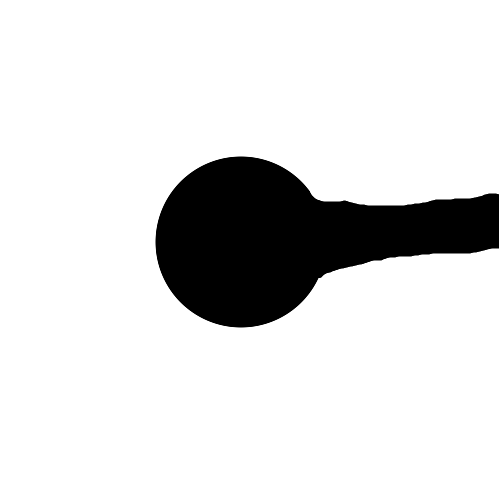
#> input picture Images/1.png, 499 x 480 px, found by its file name
$ python localisation.py
#> lines starting #> are read from the running program, lines starting #| are printed output that depends on the picture; after the words box and inside, x2 and y2 are one past the last pixel; in counts of white or black regions, pixels touching at a corner belong together
### Backup30_15&25/plane.py
#!/usr/bin/env python3
"""
Conical mirror wide-angle image/video unwrapper module.

Pipeline (OpenCV-optimized, one-pass by default):
- Build one inverse remap from the requested square top-view directly to the
  original wide-angle source frame (build_combined_maps).
- Sample via cv2.remap — faster and sharper than the old two-stage numpy path.

The old two-stage numpy path (correct_lens + unwrap_cone + sample_bilinear)
is preserved for debug/tune utilities and can be forced via use_opencv=False.

Usage as module:
    from plane import unwrap_image, debug_parameters

    unwrap_image("input.jpg", cx=575, cy=457, outer_r=412)
    unwrap_image("input.jpg", cx=575, cy=457, outer_r=412, use_opencv=False)  # old path
    unwrap_image(use_camera=True, cx=575, cy=457, outer_r=412)               # from PiCamera
    debug_parameters("input.jpg", cx=575, cy=457, outer_r=412)  # interactive tuning
"""

from __future__ import annotations

import argparse
import math
import sys
from pathlib import Path
from typing import Tuple, Optional, Union
import numpy as np
from PIL import Image, ImageOps

try:
    import cv2
    HAS_CV2 = True
except ImportError:
    HAS_CV2 = False

try:
    import matplotlib.pyplot as plt
    HAS_MATPLOTLIB = True
except ImportError:
    HAS_MATPLOTLIB = False


DEFAULTS = {
    "cx": 1240,
    "cy": 949,
    "outer_r": 840.0,
    "rotation_deg": -2.0,
    "top_size": 900,
    "field_scale": 0.70,
    "lens_deg": -81.86,
    "cone_power": 2.245,
}

JPEG_EXTENSIONS = {".jpg", ".jpeg", ".jpe"}
VIDEO_EXTENSIONS = {".mp4", ".m4v", ".mov", ".avi", ".mkv", ".webm"}
IMAGE_EXTENSIONS = {".png", ".jpg", ".jpeg", ".jpe", ".bmp", ".tif", ".tiff", ".webp"}


# ============================================================================
# PiCamera helper (lazy initialization)
# ============================================================================

# [25 lines left out: functions _create_picam2, parse_rgb, not called in this run]


def is_video_path(path: Path) -> bool:
    return path.suffix.lower() in VIDEO_EXTENSIONS


def is_image_path(path: Path) -> bool:
    return path.suffix.lower() in IMAGE_EXTENSIONS


# ============================================================================
# OpenCV helpers (ported from unwrapper_opencv.py)
# ============================================================================

def rgb_to_bgr(rgb: Tuple[int, int, int]) -> Tuple[int, int, int]:
    return (rgb[2], rgb[1], rgb[0])


def border_value_for_channels(rgb: Tuple[int, int, int], channels: int) -> Tuple[int, ...]:
    bgr = rgb_to_bgr(rgb)
    if channels == 1:
        gray = int(round(0.114 * bgr[0] + 0.587 * bgr[1] + 0.299 * bgr[2]))
        return (gray,)
    if channels == 2:
        gray = int(round(0.114 * bgr[0] + 0.587 * bgr[1] + 0.299 * bgr[2]))
        return (gray, 255)
    if channels == 4:
        return (*bgr, 255)
    return bgr


# [16 lines left out: functions ensure_video_bgr, composite_alpha_to_bgr, not called in this run]


def remap_frame(
    frame: np.ndarray,
    map_x: np.ndarray,
    map_y: np.ndarray,
    background_rgb: Tuple[int, int, int],
    interpolation: int = cv2.INTER_LINEAR,
) -> np.ndarray:
    channels = 1 if frame.ndim == 2 else frame.shape[2]
    return cv2.remap(
        frame,
        map_x,
        map_y,
        interpolation=interpolation,
        borderMode=cv2.BORDER_CONSTANT,
        borderValue=border_value_for_channels(background_rgb, channels),
    )


# ============================================================================
# Core math (shared between numpy and OpenCV paths)
# ============================================================================

def lens_distorted_radius(ru_norm: np.ndarray, lens_deg: float) -> np.ndarray:
    """Map corrected normalized radius to source distorted normalized radius."""
    r = np.maximum(ru_norm, 0.0)
    if abs(lens_deg) < 1e-9:
        return r
    angle = abs(lens_deg) * math.pi / 180.0
    limited = min(angle, math.pi / 2.0 - 0.01)
    if lens_deg > 0:
        return np.tan(r * limited) / math.tan(limited)
    return np.arctan(r * math.tan(limited)) / limited


# ============================================================================
# OpenCV remap maps
# ============================================================================

# [67 lines left out: functions build_lens_maps, build_unwrap_maps, not called in this run]


def build_combined_maps(
    top_size: int,
    source_width: int,
    source_height: int,
    cx: float,
    cy: float,
    outer_r: float,
    rotation_deg: float,
    field_scale: float,
    lens_deg: float,
    cone_power: float,
) -> tuple[np.ndarray, np.ndarray]:
    """
    One-pass inverse map from square top-view pixels directly to the original frame.
    Combines lens correction and cone unwrap analytically — sharper and faster
    than the two-stage path.
    """
    size = int(round(top_size))
    center = (size - 1.0) / 2.0
    rotation = math.radians(rotation_deg)
    x_coords = np.arange(size, dtype=np.float32)
    y_coords = np.arange(size, dtype=np.float32)
    xx, yy = np.meshgrid(x_coords, y_coords)
    px = ((xx - center) / center) * field_scale
    py = ((yy - center) / center) * field_scale
    r_plane = np.sqrt(px * px + py * py)
    theta = np.arctan2(py, px) + rotation
    r_corrected = np.power(r_plane, cone_power) * outer_r
    r_distorted = lens_distorted_radius(r_corrected / outer_r, lens_deg) * outer_r
    map_x = cx + r_distorted * np.cos(theta)
    map_y = cy + r_distorted * np.sin(theta)
    invalid = (
        (r_plane > 1.0) |
        (map_x < 0.0) |
        (map_y < 0.0) |
        (map_x > source_width - 1.0) |
        (map_y > source_height - 1.0)
    )
    map_x = np.where(invalid, -1.0, map_x).astype(np.float32, copy=False)
    map_y = np.where(invalid, -1.0, map_y).astype(np.float32, copy=False)
    return map_x, map_y


# ============================================================================
# PIL image I/O (kept for save_image)
# ============================================================================
# [314 lines left out: functions save_image, save_cv_image, unwrap_image, debug_parameters, build_parser, validate_args and 2 more, not called in this run]


# [3 lines that do not run on import are left out]

### Backup30_15&25/localisation.py
#!/usr/bin/env python3
"""
Localization using conical mirror unwrapping and optical flow tracking.
Tracks X, Y displacement and rotation angle relative to starting position.
Supports optional ROI mask (black areas are ignored for feature detection).
Uses the optimized one-pass OpenCV remap from plane.py (build_combined_maps).
"""
import cv2
import numpy as np
import time
from pathlib import Path
import sys

sys.path.append(str(Path(__file__).parent))
from plane import (build_combined_maps, remap_frame, DEFAULTS)


def load_roi_mask(roi_source, target_size: int) -> np.ndarray | None:
    """Load and prepare an ROI mask for feature detection."""
#> called with roi_source = 'Images/1.png', target_size = 400
    if roi_source is None:
        return None
    if isinstance(roi_source, (str, Path)):
        mask = cv2.imread(str(roi_source), cv2.IMREAD_GRAYSCALE)
#> mask is the input picture: shape (480, 499); min 0, max 255, mean 219.9
        if mask is None:
            print(f"Warning: could not load ROI from {roi_source}, ignoring")
            return None
    elif isinstance(roi_source, np.ndarray):
        if len(roi_source.shape) == 3:
            mask = cv2.cvtColor(roi_source, cv2.COLOR_BGR2GRAY)
        else:
            mask = roi_source.copy()
    else:
        return None
    if mask.shape[0] != target_size or mask.shape[1] != target_size:
        mask = cv2.resize(mask, (target_size, target_size), interpolation=cv2.INTER_NEAREST)
#> mask: shape (400, 400)
    _, mask = cv2.threshold(mask, 10, 255, cv2.THRESH_BINARY)
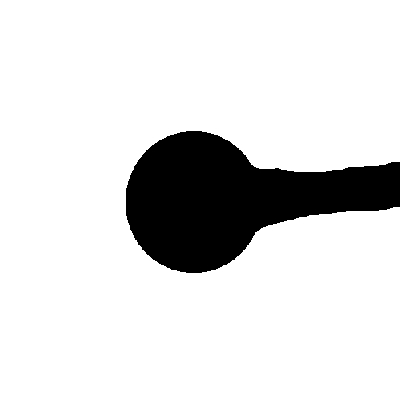
#> mask: shape (400, 400); 86.4% white; 1 black region, box (x1, y1, x2, y2) and area: (126, 131, 400, 273) 21752
    return mask


class ConicalLocalization:
    def __init__(self,
            cx: float = DEFAULTS["cx"],
            cy: float = DEFAULTS["cy"],
            outer_r: float = DEFAULTS["outer_r"],
            lens_deg: float = DEFAULTS["lens_deg"],
            cone_power: float = DEFAULTS["cone_power"],
            rotation_deg: float = DEFAULTS["rotation_deg"],
            top_size: int = DEFAULTS["top_size"],
            field_scale: float = DEFAULTS["field_scale"],
            roi: str | Path | np.ndarray | None = None,
            debug_mode: bool = True,
            background: tuple[int, int, int] = (0, 0, 0),
            interpolation: int = cv2.INTER_LINEAR,

            # New parameters for point filtering
            roi_margin: int = 10,      # Distance from ROI boundary to filter points
            edge_margin: int = 15,     # Distance from image edges to filter points
            min_features: int = 10,):    # Minimum features before re-detection

        self.cx = cx
        self.cy = cy
        self.outer_r = outer_r
        self.lens_deg = lens_deg
        self.cone_power = cone_power
        self.rotation_deg = rotation_deg
        self.top_size = top_size
        self.field_scale = field_scale
        self.debug_mode = debug_mode
        self.background = background
        self.interpolation = interpolation

        # Point filtering parameters
        self.roi_margin = roi_margin
        self.edge_margin = edge_margin
        self.min_features = min_features

        # Remap maps (built lazily on first frame)
        self.combined_map_x = None
        self.combined_map_y = None

        # ROI mask
        self.roi_mask = load_roi_mask(roi, top_size)
        if self.roi_mask is not None:
            active = int(np.count_nonzero(self.roi_mask))
#> active = 138248
            total = self.roi_mask.shape[0] * self.roi_mask.shape[1]
            print(f"ROI mask loaded: {active}/{total} ({100*active/total:.1f}%) active")
#| ROI mask loaded: 138248/160000 (86.4%) active
            # Erode ROI mask by roi_margin to create safe zone
            if roi_margin > 0:
                kernel = np.ones((roi_margin*2+1, roi_margin*2+1), np.uint8)
                self.roi_safe = cv2.erode(self.roi_mask, kernel, iterations=1)
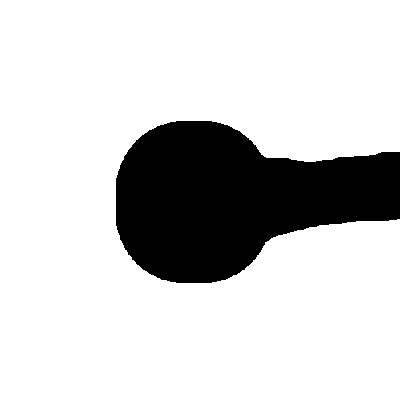
#> self.roi_safe: shape (400, 400); 81.2% white; 1 black region
            else:
                self.roi_safe = self.roi_mask.copy()
        else:
            print("No ROI mask - all areas active")
            self.roi_safe = None

        # Optical flow parameters
        self.feature_params = dict(
            maxCorners=150,
            qualityLevel=0.3,
            minDistance=15,
            blockSize=12
        )
        self.lk_params = dict(
            winSize=(15, 15),
            maxLevel=2,
            criteria=(cv2.TERM_CRITERIA_EPS | cv2.TERM_CRITERIA_COUNT, 10, 0.07)
        )

        # State
        self.prev_gray = None
        self.p0 = None
        self.last_update_time = None
        self.frame_count = 0
        self.total_x = 0.0
        self.total_y = 0.0
        self.total_rotation = 0.0
        self.mask = None

    def _build_maps(self, frame_width: int, frame_height: int) -> None:
        """Build combined remap maps for the given source frame size."""
        self.combined_map_x, self.combined_map_y = build_combined_maps(
            top_size=self.top_size,
            source_width=frame_width,
            source_height=frame_height,
            cx=self.cx,
            cy=self.cy,
            outer_r=self.outer_r,
            rotation_deg=self.rotation_deg,
            field_scale=self.field_scale,
            lens_deg=self.lens_deg,
            cone_power=self.cone_power,
        )
        print(f"Remap maps built: source={frame_width}x{frame_height}, top={self.top_size}x{self.top_size}")

    def unwrap_frame(self, frame: np.ndarray) -> np.ndarray:
        """Unwrap a single frame using the one-pass OpenCV remap."""

        if self.combined_map_x is None:
            h, w = frame.shape[:2]
            self._build_maps(w, h)
        unwrapped = remap_frame(
            frame,
            self.combined_map_x,
            self.combined_map_y,
            self.background,
            self.interpolation,
        )
        return unwrapped

    def filter_points(self, points: np.ndarray) -> np.ndarray:
        """
        Filter out points that are too close to ROI boundary or image edges.

        Returns filtered points array.
        """
        if points is None or len(points) == 0:
            return points

        filtered_indices = []
        for i, point in enumerate(points):
            x, y = point.ravel()

            # Check distance from image edges
            if (x < self.edge_margin or
                x >= self.top_size - self.edge_margin or
                y < self.edge_margin or
                y >= self.top_size - self.edge_margin):
                continue

            # Check if point is in safe ROI zone (if ROI exists)
            if self.roi_safe is not None:
                xi, yi = int(round(x)), int(round(y))
                xi = max(0, min(xi, self.top_size - 1))
                yi = max(0, min(yi, self.top_size - 1))
                if self.roi_safe[yi, xi] == 0:
                    continue

            filtered_indices.append(i)

        if len(filtered_indices) == len(points):
            return points

        return points[filtered_indices]

    # [22 lines left out: function estimate_motion, not called in this run]

    def initialize_tracking(self, unwrapped_frame: np.ndarray) -> None:
        """Initialize feature tracking on the first frame."""
        if len(unwrapped_frame.shape) == 3:
            gray = cv2.cvtColor(unwrapped_frame[:, :, :3], cv2.COLOR_BGR2GRAY)
        else:
            gray = unwrapped_frame
        self.prev_gray = gray.copy()
        self.p0 = cv2.goodFeaturesToTrack(
            self.prev_gray,
            mask=self.roi_mask,
            **self.feature_params
        )
        # Filter initial points
        if self.p0 is not None:
            self.p0 = self.filter_points(self.p0)
        self.mask = np.zeros_like(unwrapped_frame)
        self.last_update_time = time.time()
        self.total_x = 0.0
        self.total_y = 0.0
        self.total_rotation = 0.0
        if self.p0 is not None:
            print(f"Initial features detected: {len(self.p0)} (after filtering)")
        else:
            print("WARNING: No features detected on first frame!")

    def create_roi_debug_overlay(self, frame: np.ndarray) -> np.ndarray:
        """Create a debug overlay showing ROI mask and feature points."""
        if len(frame.shape) == 3 and frame.shape[2] == 4:
            overlay = cv2.cvtColor(frame[:, :, :3], cv2.COLOR_BGRA2BGR)
        else:
            overlay = frame.copy() if len(frame.shape) == 3 else cv2.cvtColor(frame, cv2.COLOR_GRAY2BGR)
        if self.roi_mask is None:
            return overlay
        roi_color = np.zeros_like(overlay)
        roi_color[self.roi_mask > 0] = [0, 0, 255]
        cv2.addWeighted(roi_color, 0.3, overlay, 0.7, 0, overlay)
        roi_contours, _ = cv2.findContours(
            self.roi_mask, cv2.RETR_EXTERNAL, cv2.CHAIN_APPROX_SIMPLE
        )
        cv2.drawContours(overlay, roi_contours, -1, (0, 255, 255), 2)
        if self.p0 is not None:
            for point in self.p0:
                x, y = point.ravel().astype(int)
                x = max(0, min(x, overlay.shape[1] - 1))
                y = max(0, min(y, overlay.shape[0] - 1))
                cv2.circle(overlay, (x, y), 5, (0, 255, 0), -1)
                cv2.circle(overlay, (x, y), 7, (0, 255, 0), 1)
        return overlay

    def track_displacement(self, unwrapped_frame: np.ndarray) -> tuple:
        """Track displacement and rotation relative to starting position."""
        if len(unwrapped_frame.shape) == 3:
            gray = cv2.cvtColor(unwrapped_frame[:, :, :3], cv2.COLOR_BGR2GRAY)
        else:
            gray = unwrapped_frame

        if self.p0 is None or self.prev_gray is None:
            self.initialize_tracking(unwrapped_frame)
            if self.debug_mode:
                return 0.0, 0.0, 0.0, self.create_roi_debug_overlay(unwrapped_frame.copy())
            return 0.0, 0.0, 0.0, unwrapped_frame.copy()

        p1, st, err = cv2.calcOpticalFlowPyrLK(
            self.prev_gray, gray, self.p0, None, **self.lk_params
        )

        if p1 is None or len(p1[st == 1]) < 2:
            self.initialize_tracking(unwrapped_frame)
            if self.debug_mode:
                return self.total_x, self.total_y, np.degrees(self.total_rotation), self.create_roi_debug_overlay(unwrapped_frame.copy())
            return self.total_x, self.total_y, np.degrees(self.total_rotation), unwrapped_frame.copy()

        good_new = p1[st == 1].reshape(-1, 2)
        good_old = self.p0[st == 1].reshape(-1, 2)

        # Filter points that are too close to boundaries
        good_new = self.filter_points(good_new)
        good_old = self.p0[st == 1].reshape(-1, 2)
        # Re-filter good_old to match good_new indices
        st_flat = st.flatten()
        valid_indices = np.where(st_flat == 1)[0]
        good_old = self.p0[valid_indices].reshape(-1, 2)
        # Apply same filter to good_old
        good_old = self.filter_points(good_old)
        # Ensure both arrays have same length
        min_len = min(len(good_new), len(good_old))
        good_new = good_new[:min_len]
        good_old = good_old[:min_len]

        if len(good_new) < 2:
            self.initialize_tracking(unwrapped_frame)
            if self.debug_mode:
                return self.total_x, self.total_y, np.degrees(self.total_rotation), self.create_roi_debug_overlay(unwrapped_frame.copy())
            return self.total_x, self.total_y, np.degrees(self.total_rotation), unwrapped_frame.copy()

        dx, dy, dtheta = self.estimate_motion(good_old, good_new)
        self.total_x += dx
        self.total_y += dy
        self.total_rotation += dtheta

        frame_vis = unwrapped_frame.copy()
        if self.debug_mode and self.roi_mask is not None:
            frame_vis = self.create_roi_debug_overlay(frame_vis)

        for new, old in zip(good_new, good_old):
            a, b = int(new[0]), int(new[1])
            c, d = int(old[0]), int(old[1])
            self.mask = cv2.line(self.mask, (a, b), (c, d), (0, 255, 0), 2)
            frame_vis = cv2.circle(frame_vis, (a, b), 5, (0, 0, 255), -1)

        rotation_deg = np.degrees(self.total_rotation)
        cv2.putText(frame_vis, f"Delta: ({dx:.2f}, {dy:.2f})",
                    (10, 30), cv2.FONT_HERSHEY_SIMPLEX, 0.5, (0, 255, 255), 1)
        cv2.putText(frame_vis, f"Position: X={self.total_x:.1f} Y={self.total_y:.1f}",
                    (10, 60), cv2.FONT_HERSHEY_SIMPLEX, 0.5, (255, 0, 255), 1)
        cv2.putText(frame_vis, f"Rotation: {rotation_deg:.1f} deg",
                    (10, 90), cv2.FONT_HERSHEY_SIMPLEX, 0.5, (0, 255, 0), 1)
        cv2.putText(frame_vis, f"Features: {len(good_new)}",
                    (10, 120), cv2.FONT_HERSHEY_SIMPLEX, 0.5, (255, 255, 0), 1)
        if self.roi_mask is not None:
            active_pct = 100 * np.count_nonzero(self.roi_mask) / self.roi_mask.size
            cv2.putText(frame_vis, f"ROI: {active_pct:.0f}%",
                        (10, 150), cv2.FONT_HERSHEY_SIMPLEX, 0.4, (255, 255, 255), 1)

        self.prev_gray = gray.copy()
        # Keep only successfully tracked and filtered points
        self.p0 = p1[st == 1].reshape(-1, 1, 2)
        self.p0 = self.filter_points(self.p0)

        return self.total_x, self.total_y, rotation_deg, frame_vis

    def maybe_update_features(self, current_time: float) -> bool:
        """Update features if count drops below min_features or every 5 seconds."""
        if self.last_update_time is None:
            return False

        # Check if we need to update due to low feature count
        current_count = len(self.p0) if self.p0 is not None else 0
        needs_update = current_count < self.min_features

        # Also update every 5 seconds
        if current_time - self.last_update_time >= 5:
            needs_update = True

        if needs_update:
            if self.prev_gray is not None:
                self.p0 = cv2.goodFeaturesToTrack(
                    self.prev_gray,
                    mask=self.roi_mask,
                    **self.feature_params
                )
                # Filter points
                if self.p0 is not None:
                    self.p0 = self.filter_points(self.p0)
                if self.mask is not None:
                    self.mask[:] = 0
                self.last_update_time = current_time
                if self.p0 is not None:
                    print(f"[{self.frame_count}] Features updated: {len(self.p0)} points (was {current_count})")
                else:
                    print(f"[{self.frame_count}] WARNING: No features detected on update!")
                return True
        return False

    # [11 lines left out: function reset, not called in this run]


def main():
    """Main localization loop using video input."""
    locator = ConicalLocalization(
        cx=308,
        cy=234,
        outer_r=230,
        lens_deg=-83.0,
        cone_power=2.1,
        rotation_deg=0.0,
        top_size=400,
        field_scale=0.70,
        roi="Images/1.png",
        debug_mode=True,
        background=(0, 0, 0),
        interpolation=cv2.INTER_LINEAR,
        # New filtering parameters
        roi_margin=10,      # Points within 10px of ROI boundary are filtered
        edge_margin=30,     # Points within 15px of image edges are filtered
        min_features=7,    # Re-detect when features drop below 10
    )

    cap = cv2.VideoCapture("Images/vid2.mp4")
    if not cap.isOpened():
        print("Error: Cannot open video file")
        return

    print("\nVisualization legend:")
    print("  RED overlay = active ROI area")
    print("  GREEN circles = valid feature points (inside ROI)")
    print("  YELLOW contour = ROI boundary")
    print("  Press ESC to exit\n")

    try:
        while True:
            ret, frame = cap.read()
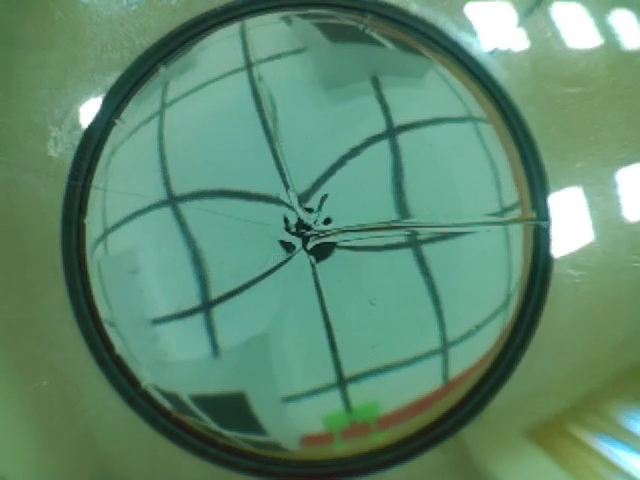
#> input picture frame 58 of Images/vid2.mp4, 640 x 480 px
#> frame is the input picture: shape (480, 640, 3); mean B, G, R 111.5, 138.6, 95.3
            if not ret:
                print("End of video reached")
                break
            unwrapped = locator.unwrap_frame(frame)
#| Remap maps built: source=640x480, top=400x400
#> in remap_frame, `return cv2.remap( frame, map_x, map_y, interpolation=interpolation, bo..`:
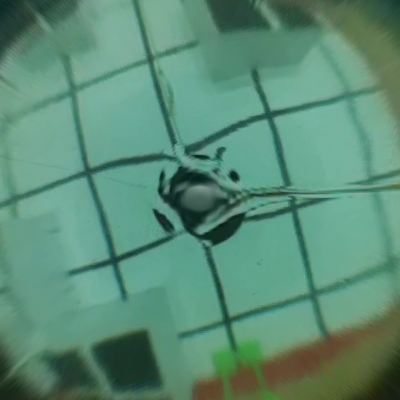
#> returned value: shape (400, 400, 3); mean of channels 0, 1, 2 117.8, 140.7, 90.7; drawn as B, G, R
            total_x, total_y, rotation_deg, frame_with_tracks = locator.track_displacement(unwrapped)
#> in initialize_tracking, `self.p0 = cv2.goodFeaturesToTrack( self.prev_gray, mask=self.roi_mask,..`: self.p0 = [[269, 114], [114, 260], [89, 169], [230, 318], [145, 62], [316, 294]]
#> (the rest of the program and of its run is left out)
